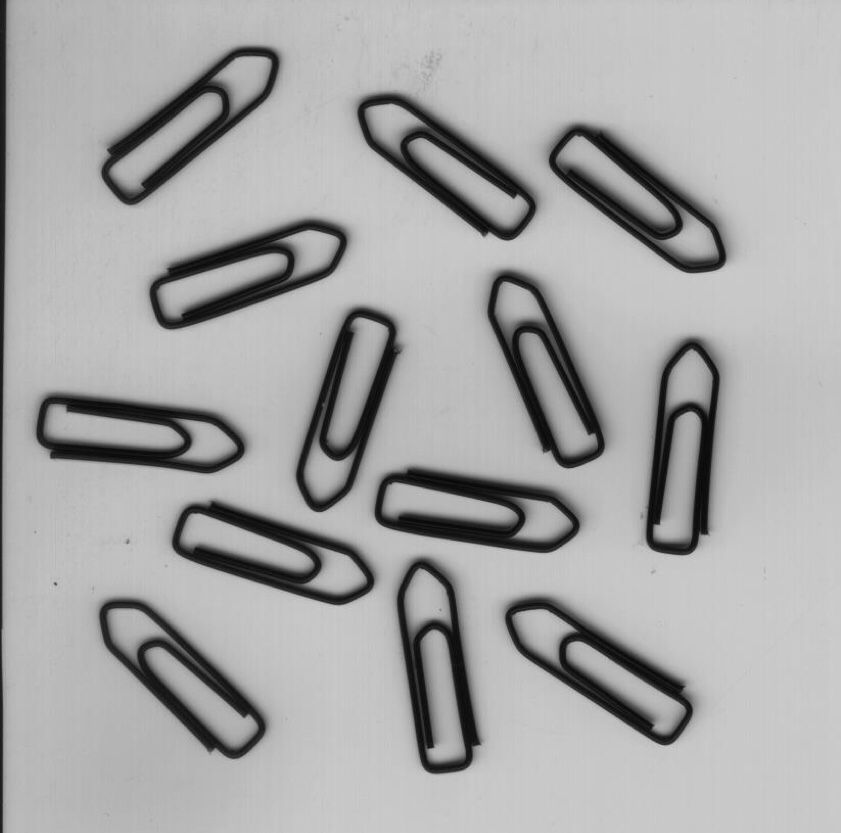
//> input picture class_4/qubiezhen.jpg, 841 x 833 px
$ ./qubiezhen   (built with g++ and OpenCV 4)
//> lines starting //> are read from the running program, lines starting //| are printed output that depends on the picture; after the words box and inside, x2 and y2 are one past the last pixel; in counts of white or black regions, pixels touching at a corner belong together
#include <opencv2/opencv.hpp>

using namespace cv;
using namespace std;

RNG rng(12345);

int main() {
    cv::Mat src = imread("D:\\Desktop\\Opencv_Class\\class_4\\qubiezhen.jpg");
//> src is the input picture: 833 rows x 841 cols, CV_8UC3; min 0, max 209, mean 166.5
    cv::Mat src_gray, src_th, src_pz, src_fs, src_open, src_close;
    cv::Mat src_labels, src_stats, src_centroids;
    int num = 0;
    cv::cvtColor(src, src_gray, COLOR_BGR2GRAY);
    cv::threshold(src_gray,src_th,80,255, THRESH_OTSU);
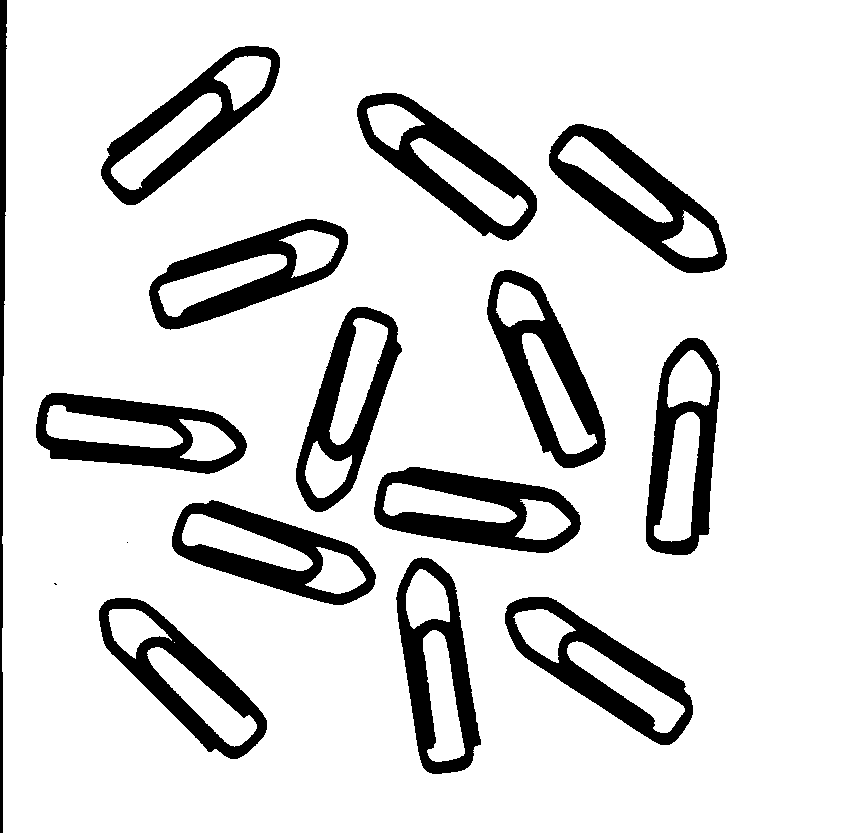
//> src_th: 833 rows x 841 cols, CV_8UC1; 85.6% white; 16 black regions (2 under 20 px), largest, box (x1, y1, x2, y2) and area: (549, 124, 727, 273) 8235, (374, 467, 581, 553) 8160, (357, 93, 537, 241) 7825
    src_th = ~src_th;
    cv::Mat element = cv::getStructuringElement(MORPH_RECT, Size(3, 3));

    cv::dilate(src_th, src_pz, element);
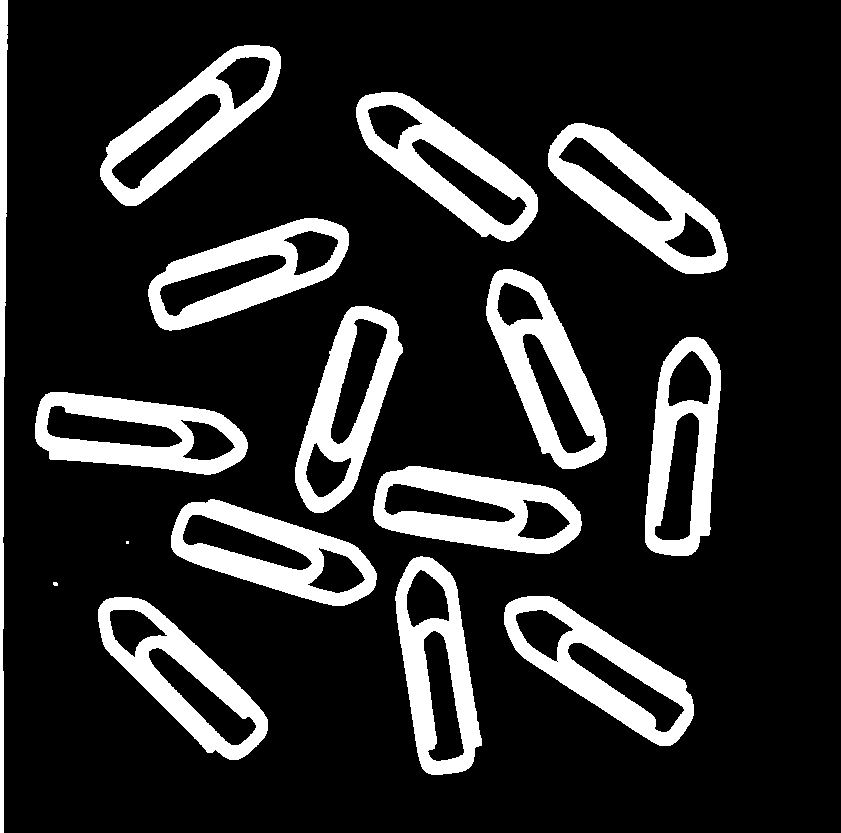
//> src_pz: 833 rows x 841 cols, CV_8UC1; 16.8% white; 16 white regions (2 under 20 px), largest, box (x1, y1, x2, y2) and area: (548, 123, 728, 274) 9505, (373, 466, 582, 554) 9308, (356, 92, 538, 242) 9112
    cv::erode(src_pz, src_close, element);
//> src_close: 833 rows x 841 cols, CV_8UC1; 14.4% white; 16 white regions (2 under 20 px), largest, box (x1, y1, x2, y2) and area: (549, 124, 727, 273) 8255, (374, 467, 581, 553) 8172, (357, 93, 537, 241) 7834

    cv::erode(src_th, src_fs, element);
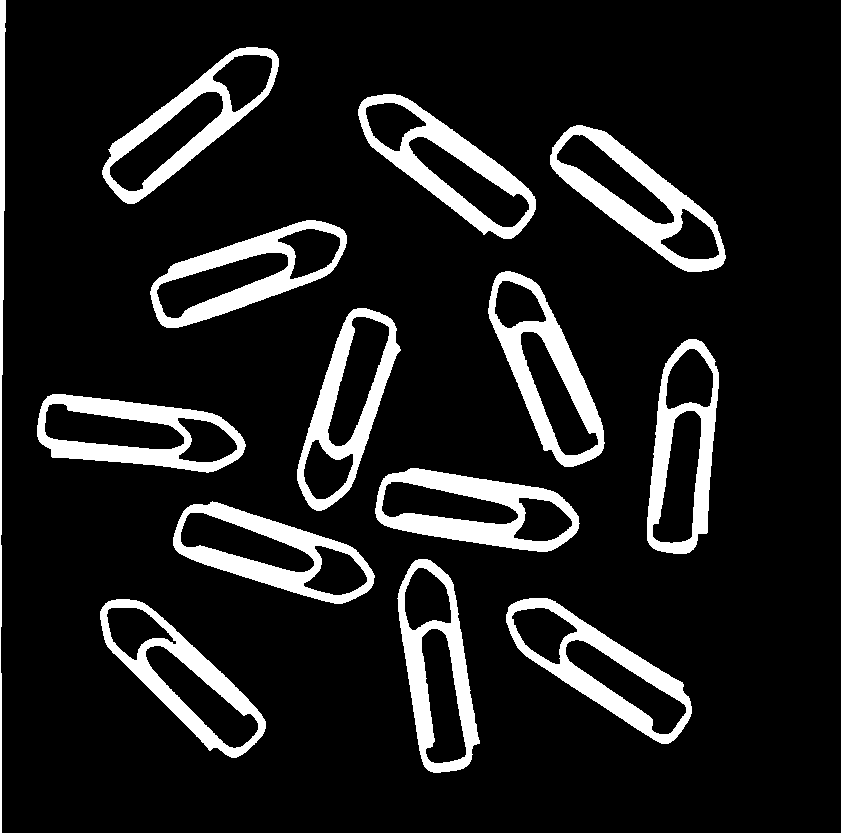
//> src_fs: 833 rows x 841 cols, CV_8UC1; 12% white; 14 white regions, largest, box (x1, y1, x2, y2) and area: (375, 468, 580, 552) 7001, (550, 125, 726, 272) 6951, (488, 271, 605, 467) 6550
    cv::dilate(src_fs, src_open, element);
//> src_open: 833 rows x 841 cols, CV_8UC1; 14.4% white; 14 white regions, largest, box (x1, y1, x2, y2) and area: (549, 124, 727, 273) 8229, (374, 467, 581, 553) 8155, (357, 93, 537, 240) 7821

    num = cv::connectedComponentsWithStats(src_open, src_labels, src_stats, src_centroids, 8, CV_32S);
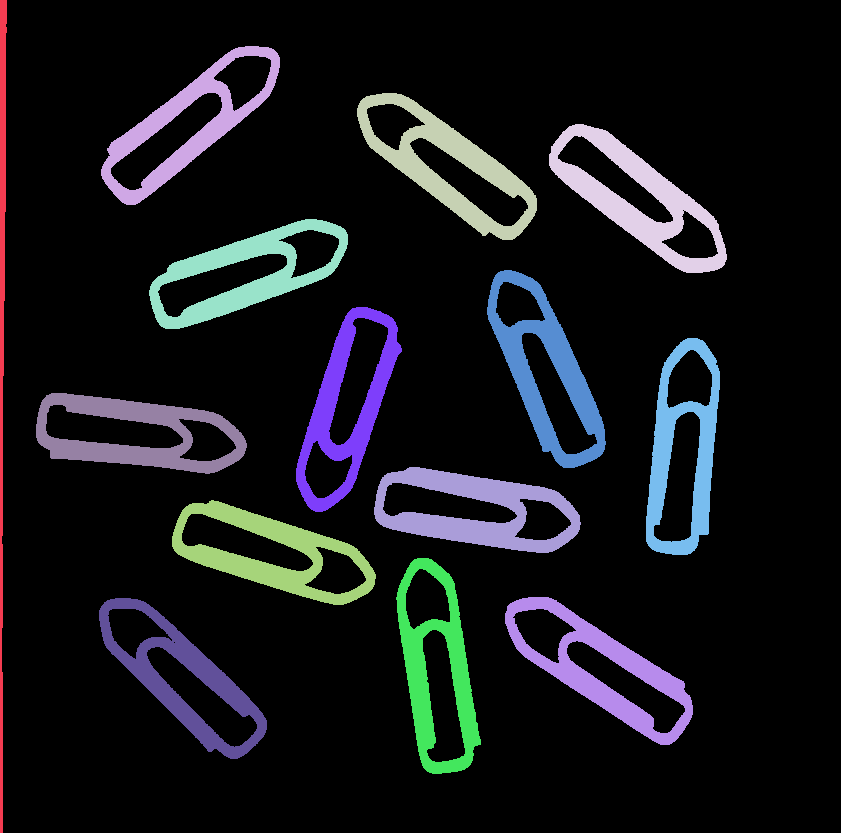
//> src_labels: 833 rows x 841 cols, CV_32SC1; 15 distinct labels, from 0 to 14; one colour per label, 0 black
//> num = 15; src_stats = 15 rows, first 6: [2, 0, 839, 833, 599786], [0, 0, 7, 833, 3366], [101, 46, 179, 159, 7057], [357, 93, 180, 147, 7821], [549, 124, 178, 149, 8229], [149, 219, 199, 110, 7437]; src_centroids = 15 rows, first 8: [425.1, 415.5], [1.77, 340.2], [186.8, 124.6], [447.3, 164.8], [637.3, 198.7], [245.3, 272.9], [545.7, 370.6], [346.1, 406.8]

    vector<Vec3b> colors(num);
    // background color
    colors[0] = Vec3b(0, 0, 0);
    // object color
    for (int i = 1; i < num; i++) {
        colors[i] = Vec3b(rng.uniform(0, 256), rng.uniform(0, 256), rng.uniform(0, 256));
    }
//> this loop made 14 passes
    // render result
    cv::Mat dst = Mat::zeros(src.size(), src.type());
    int w = src.cols;
//> w = 841
    int h = src.rows;
//> h = 833
    for (int row = 0; row < h; row++) {
        for (int col = 0; col < w; col++) {
            int label = src_labels.at<int>(row, col);
            if (label == 0 || label == 1) continue;
            dst.at<Vec3b>(row, col) = colors[label];
        }
    }
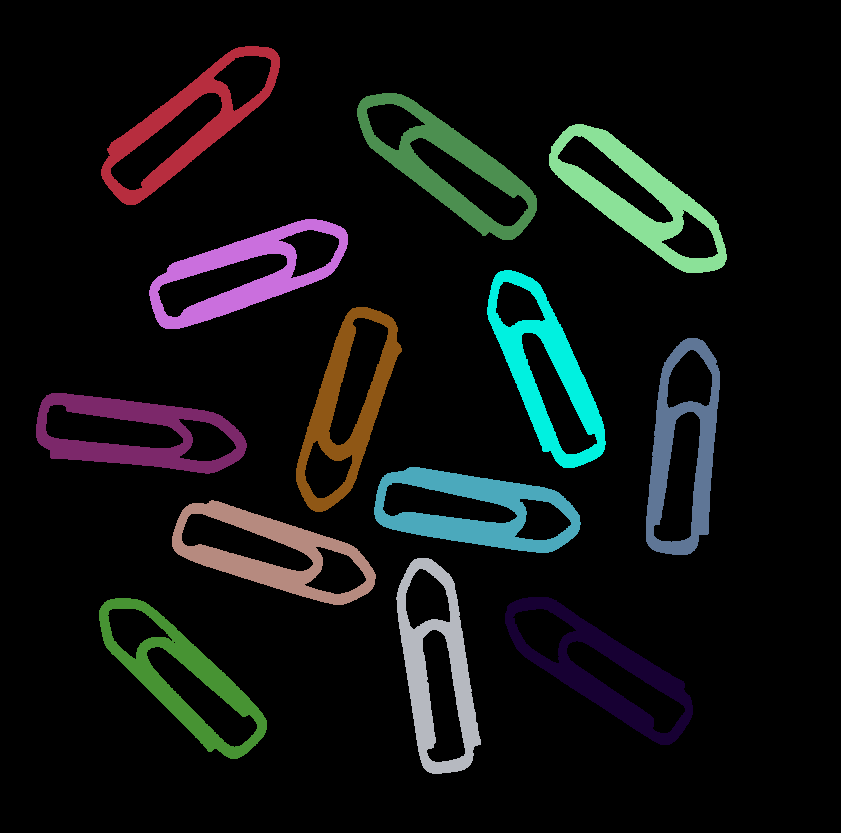
//> dst: 833 rows x 841 cols, CV_8UC3; mean B, G, R 17.5, 17.8, 15.8

    for (int i = 2; i < num; i++) {
        cv::rectangle(src, Point(src_stats.at<int>(i,0), src_stats.at<int>(i,1)), Point(src_stats.at<int>(i,0)+src_stats.at<int>(i,2), src_stats.at<int>(i,1)+src_stats.at<int>(i,3)), Scalar (0,255,0), 1);
    }
//> this loop made 13 passes
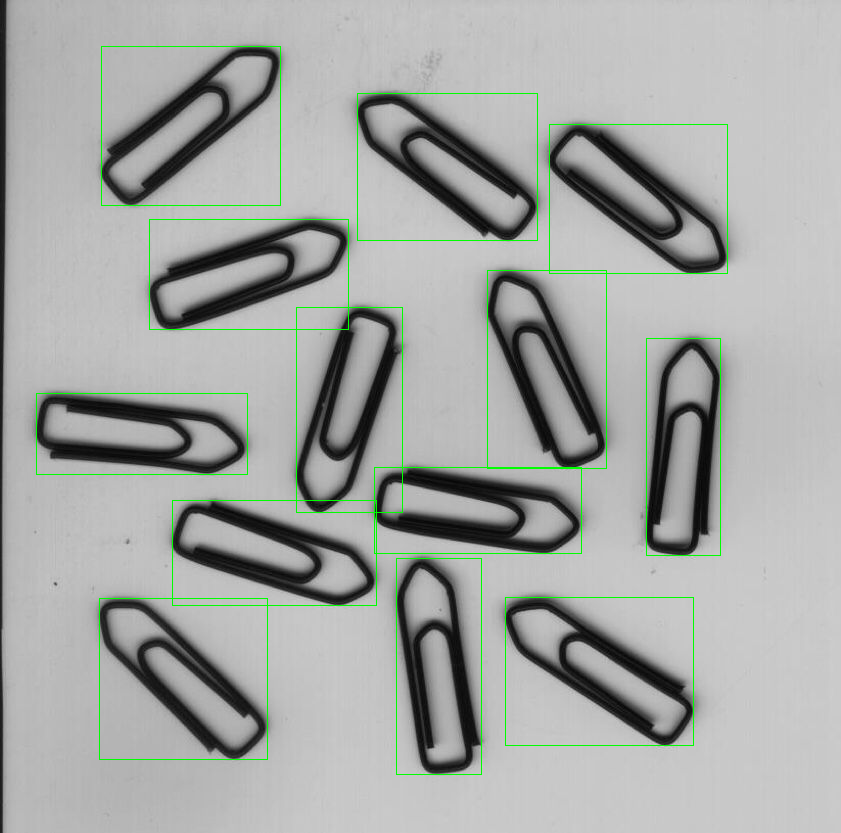
//> src: 833 rows x 841 cols, CV_8UC3; 1.16% of pixels changed, all inside (x1, y1, x2, y2) = (36, 46, 728, 775)

    cv::imshow("result", dst);
    cv::imshow("result1", src);
    cout << num - 2 << endl;
//| 13
    while (true) {
        if (waitKey(1) == 27)
//> the Esc key is pressed
        {
            break;
        }
    }
    return 0;

}
